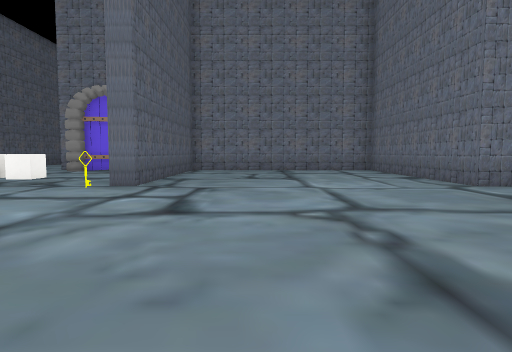
View 1 (above)

24 first-person views from a walk through a 3-D level made in the Unity game engine. The camera is 1.3 m above the floor, tilts 4° down and sees 75° across. The floor is counted in squares, 2 m on a side. Each view is taken from the middle of a square. On the plan, view 1 faces up. The plan holds only what a view shows up to about 10 squares ahead; the rest is blank. The place goes on beyond the plan. The player character is not drawn. Some surface patterns are stand-ins.

View 2
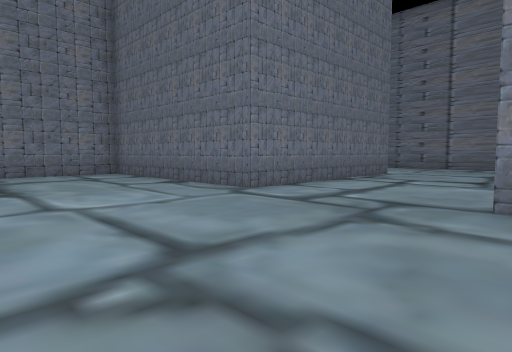

View 3
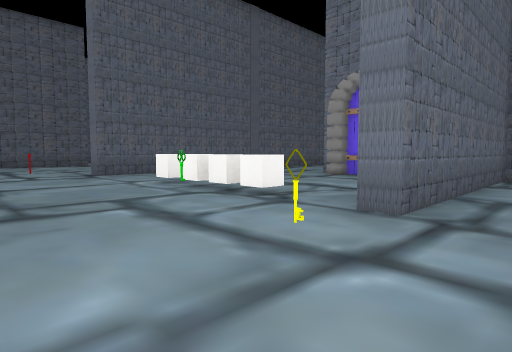

View 4
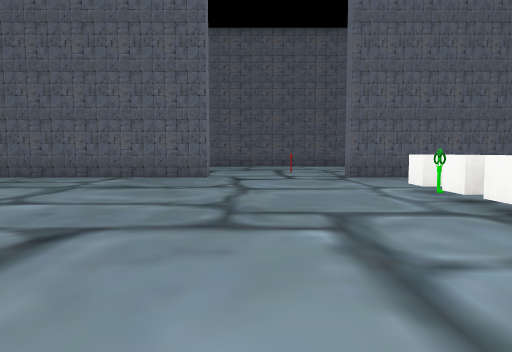

View 5
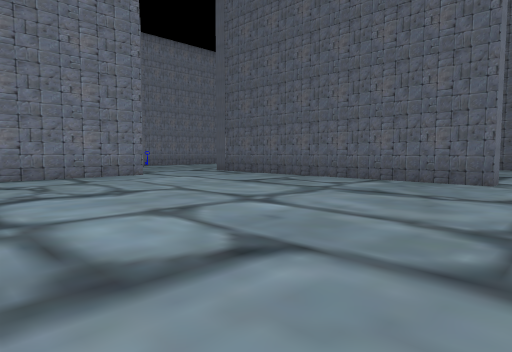

View 6
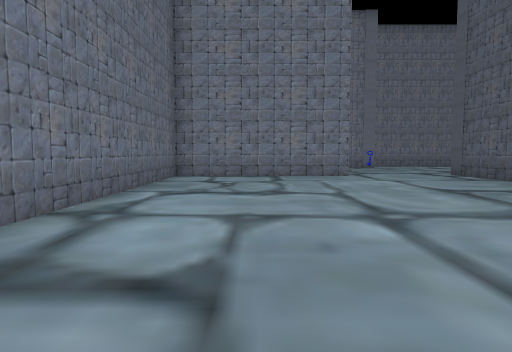

View 7
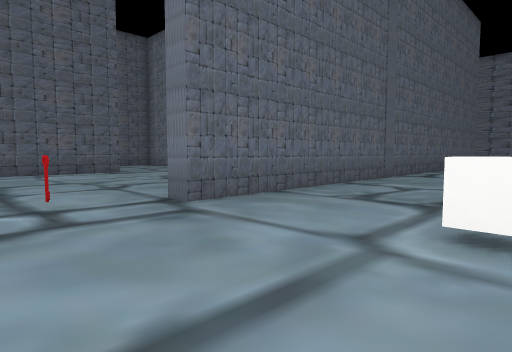

View 8
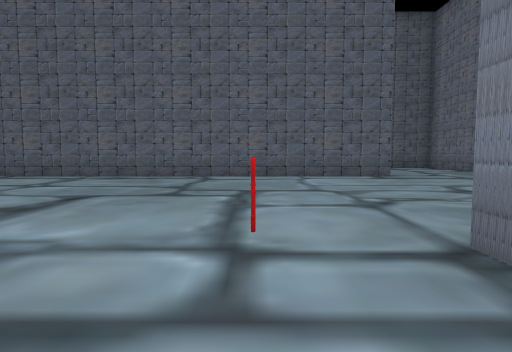

View 9
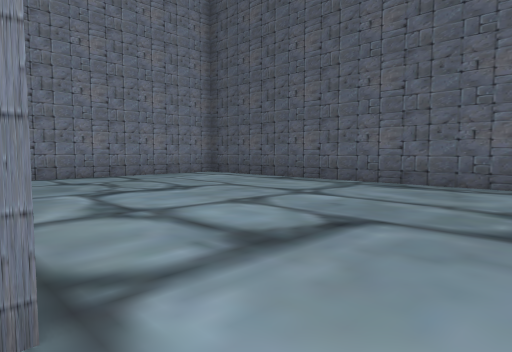

View 10
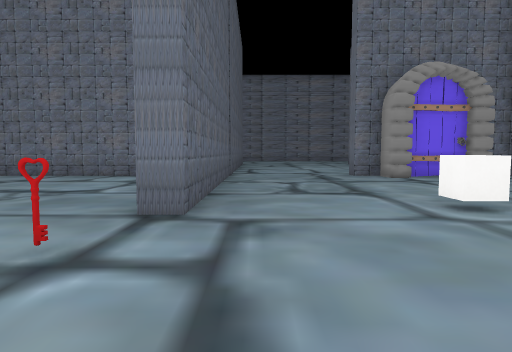

View 11
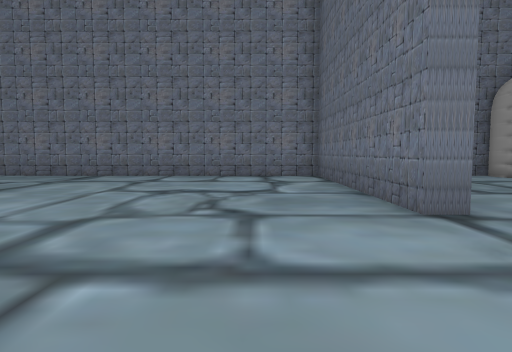

View 12
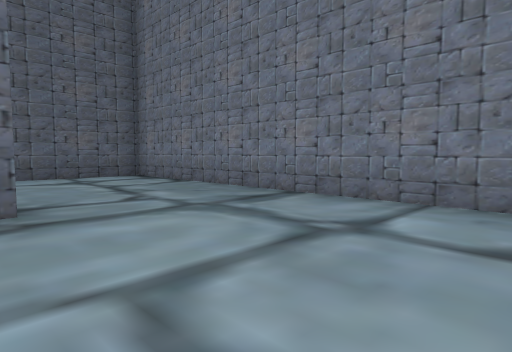

View 13
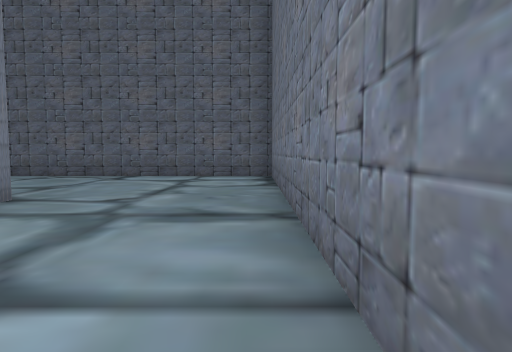

View 14
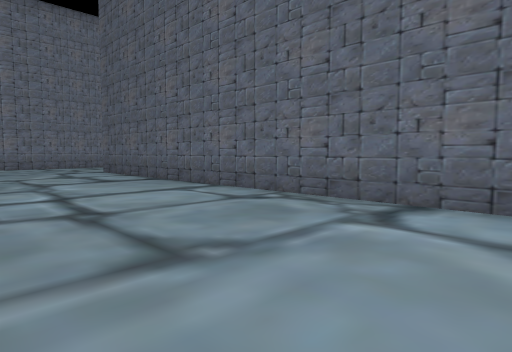

View 15
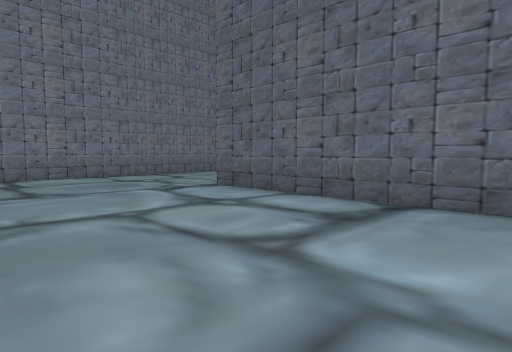

View 16
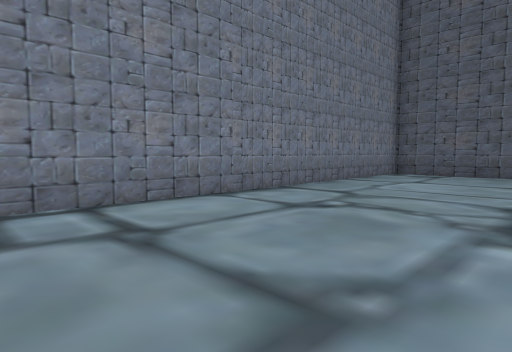

View 17
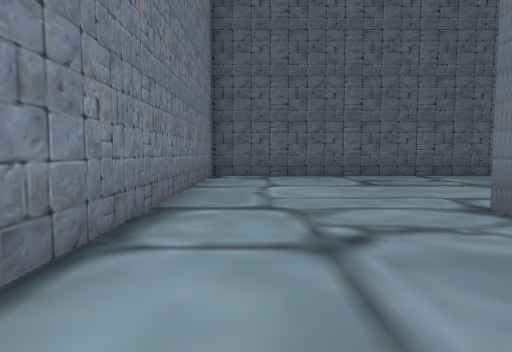

View 18
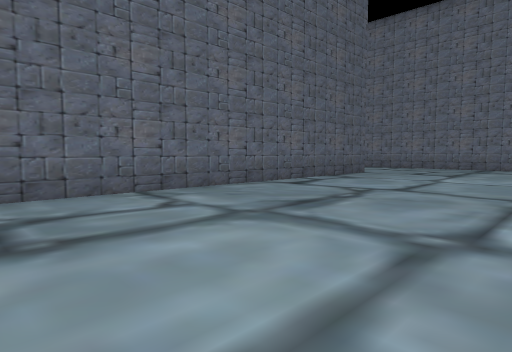

View 19
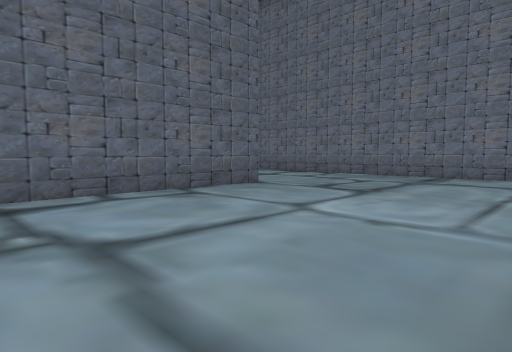

View 20
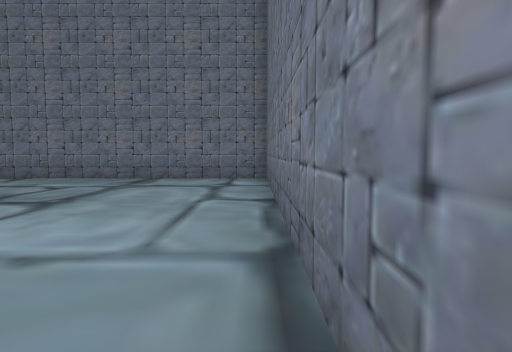

View 21
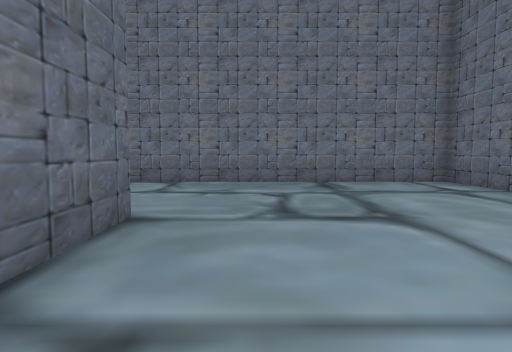

View 22
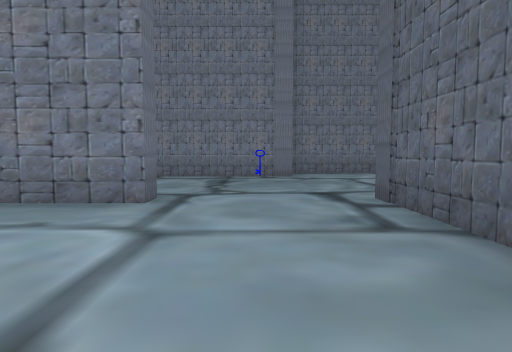

View 23
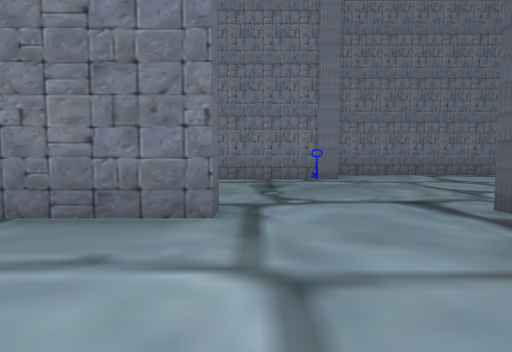

View 24
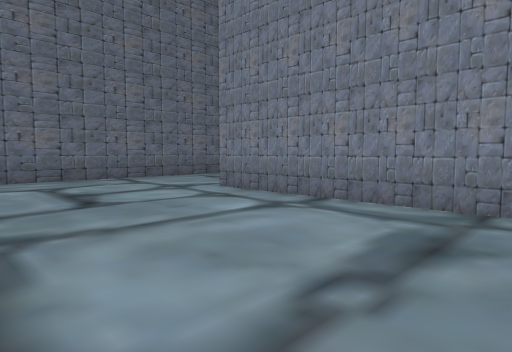

### Floor plan
Points are (right, up) in squares from view 1. A wall is a line through its corners. A room is listed if a view was taken in it or the views show most of it. See-through windows are left out.
Room 1 (views 1, 2, 3, 4, 5, 6, 7, 8, 9, 10, 11, 12, 13, 14, 15, 16, 17, 18, 19, 20, 21, 22, 23, 24)
walls: (-11.4, 2.7) (-10.7, 2.7) (-10.7, -5.9); (-7.6, -5.8) (-7.6, -5.3) (-2.8, -5.3) (-2.8, 1.1); (-6.4, 12.4) (-7.2, 12.4) (-7.2, 12.9); (-16, -5.2) (-12.7, -5.3); (-10, -10.1) (-3.9, -10.1); (-2.8, 12.4) (-3.6, 12.4); (-2.3, 12.5) (-2.3, 6.5) (-2.9, 6.5); (-10.7, 13.5) (-10.7, 6.5) (-11.2, 6.5) (-11.2, 12.4) (-23.2, 12.4) (-23.2, -1.4); (-0.5, -11.8) (-0.5, -7); (-18, 8.8) (-18, -3.1); (3.8, 12.4) (1.3, 12.4); (-15, -11.7) (-10.4, -11.7); (9.8, 6.5) (4.3, 6.5) (4.3, 12); (-23.7, 4.2) (-23.7, 12.4) (-29.6, 12.5); (-29.3, 8.4) (-29.3, -5.2) (-19.5, -5.2)
objects: other object (-11, 5); other object (-9, -8); other object (-7, 7); other object (-6, 6); other object (-6, 7); other object (-6, 12) to (-5, 12); other object (-5, 7); other object (-3, 5)

Where each view was taken, in squares from view 1:
view 1: 0 up, 0 right, facing up
view 2: 2 up, 0 right, facing up-right
view 3: 3 up, 1 left, facing up-left
view 4: 4 up, 2 left, facing left
view 5: 4 up, 3 left, facing down-left
view 6: 4 up, 5 left, facing down
view 7: 4 up, 7 left, facing up-left
view 8: 5 up, 9 left, facing left
view 9: 4 up, 11 left, facing down-left
view 10: 3 up, 10 left, facing up
view 11: 3 up, 13 left, facing up
view 12: 8 up, 14 left, facing up-left
view 13: 12 up, 14 left, facing left
view 14: 10 up, 19 left, facing down-left
view 15: 4 up, 19 left, facing down-left
view 16: 1 down, 19 left, facing down-left
view 17: 4 down, 20 left, facing left
view 18: 2 down, 24 left, facing up-left
view 19: 3 up, 24 left, facing up-left
view 20: 4 up, 24 left, facing up
view 21: 5 up, 28 left, facing up
view 22: 1 down, 9 left, facing down
view 23: 2 down, 8 left, facing down
view 24: 6 down, 9 left, facing down-right
